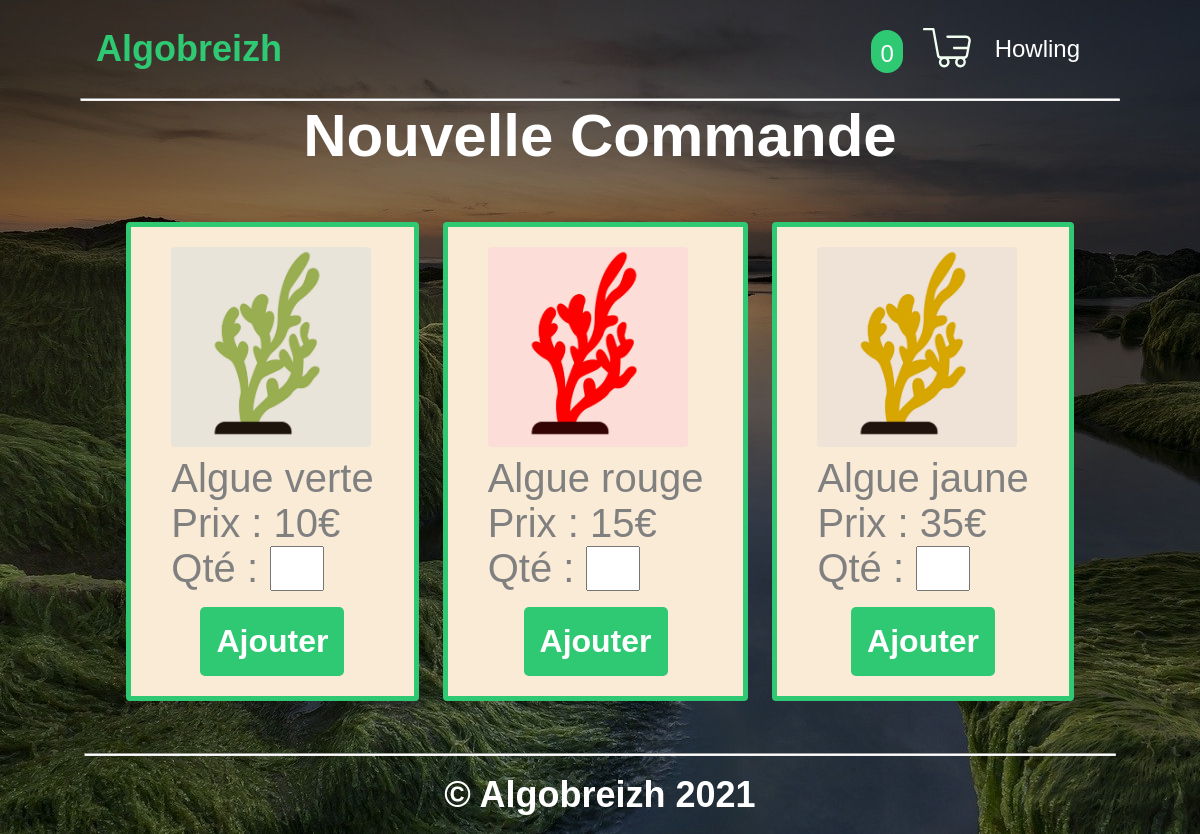
Screenshot of /index.php?action=new-order (signed in) with the database file from the repository.
### tables this page shows
CREATE TABLE `products` (
  `product_id` int PRIMARY KEY AUTO_INCREMENT,
  `ref` varchar(50),
  `price` int,
  `pic` varchar(50)
);

### Controler/OrderControler.php (called while the page is built, shortened)
<?php
require_once 'View/View.php';
require_once 'Model/Order.php';
class OrderControler {
    private $order;
    public function __construct() {
        $this->order = new Order();
    }
    public function newOrder() {
      $vue = new View("newOrder");
      $products = $this->order->getAllProducts();
      $vue->generate(array('products' => $products));
    }
}

### index.php (called while the page is built, shortened)
<?php
$routeur = new Router();
$routeur->routeRequest();
?>

### Model/Order.php (called while the page is built, shortened)
<?php
require_once 'Model/Model.php';
class Order extends Model {
    public function getAllProducts() {
      $sql = "SELECT *
              FROM products as p";
      $product_list = $this->executeRequest($sql);
      return $product_list;
    }
}

### Model/Model.php (called while the page is built)
<?php
abstract class Model {
    private $db;
    protected function executeRequest($sql, $params = null) {
        if ($params == null) {
            $result = $this->getDb()->query($sql);
        }
        else {
            $result = $this->getDb()->prepare($sql);
            $result->execute($params);
        }
        return $result;
    }
    private function getDb() {
        if ($this->db == null) {
            $this->db = new PDO('mysql:host=mysql;dbname=algobreizh;charset=utf8',
                    'algobreizh', 'algobreizh',
                    array(PDO::ATTR_ERRMODE => PDO::ERRMODE_EXCEPTION));
        }
        return $this->db;
    }
}

### View/newOrderView.php (the view, shortened to what this page needs)
<div class="content">
  <h2 id="azert">Nouvelle Commande</h2>
  <section id="new-order-products-list">
    <?php foreach ($products as $product): ?>
    <div class="product-card">
      <form id="form-add-to-cart-_<?= $product['product_id'] ?>" class="add-to-cart-form" action="index.php?action=add-to-cart&product_id=<?= $product['product_id'] ?>"  method="post">
        <img class="product-icon" src="/content/pics/<?= $product['pic'] ?>.jpeg" alt="<?= $product['pic'] ?>">
        <p><?= $product['ref'] ?></p>
        <p>Prix : <?= $product['price'] ?>€</p>
        <div class="qte-line">
          <p class='qte-p'>Qté : </p> <input id="qty" name='qty' class="input-qty input-qty_<?= $product['product_id'] ?>" type="number" min="1" max="50">
        </div>
        <div class="add-btn-div">
          <button type='submit' class='button add-button'>Ajouter</button>
        </div>
      </form>
    </div>
    <?php endforeach; ?>
  </section>
</div>

### Content/style.css (style rules this page uses)
*, html { margin: 0; padding: 0; color: white; }
.content { padding: 0 1em; }
body { color: #bfbfbf; background: black; background-image: url('./pics/background-algue2.jpg'); background-position: center; background-repeat: no-repeat; background-attachment: fixed; font-family: sans-serif; display: flex; flex-direction: column; justify-content: space-between; min-height: 99vh; }
.content { display: flex; justify-content: center; text-align: center; flex-direction: column; font-size: 2.5em; }
.button { font-size: 1em; background-color:rgba(0, 0, 0, 0); color: white; border-radius: 10em; padding: 0.5em; border-color: white; font-weight: bold; border-width: 0; border-radius: 5px; border-style: solid; background: #2fc974; color: #fff; }

### Content/order.css (style rules this page uses)
section { padding: 1em; text-align: left; max-width: 10000px; margin: auto; }
.add-button { font-size: 0.8em; margin-top: 0.5em; }
.add-btn-div { text-align: center; }
.product-icon { width:200px; border-radius: 4px; }
#new-order-products-list { display: flex; }
.product-card { padding: 0.5em 1em; margin: 0.3em; border: 5px solid #2fc974; background-color: antiquewhite; border-radius: 4px; }
.product-card > form > p { color: grey; }
.input-qty { width: 50px; color: black; text-align: center; }
.qte-line { display: flex; color: grey; }
.qte-p { margin-right: 0.3em; color: grey; }

### rows the page displays
products: pic (picture), ref "Algue verte", price "10"
products: pic (picture), ref "Algue rouge", price "15"
products: pic (picture), ref "Algue jaune", price "35"

### other values shown
$cartLinesNb "0"
$_SESSION['name'] "Howling"
